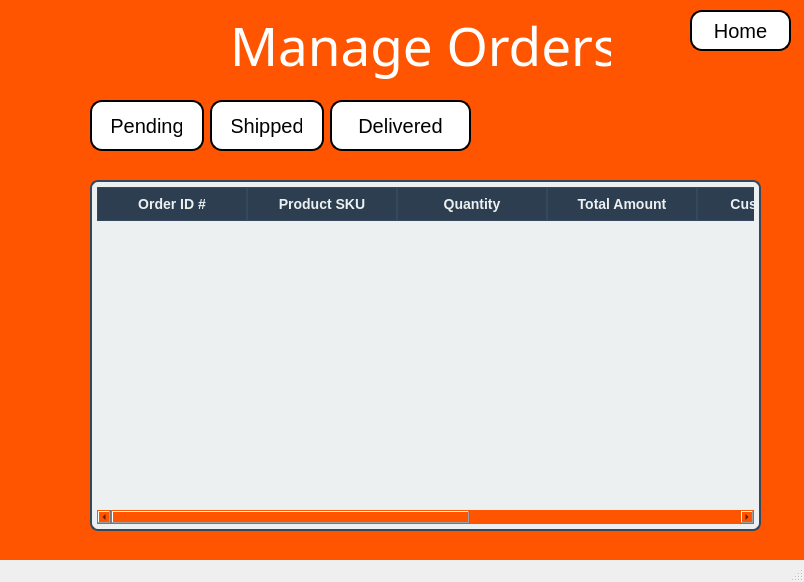
<?xml version="1.0" encoding="UTF-8"?>
<ui version="4.0">
 <class>MainWindow</class>
 <widget class="QMainWindow" name="MainWindow">
  <property name="geometry">
   <rect>
    <x>0</x>
    <y>0</y>
    <width>804</width>
    <height>582</height>
   </rect>
  </property>
  <property name="font">
   <font>
    <pointsize>10</pointsize>
   </font>
  </property>
  <property name="windowTitle">
   <string>Seller Centre</string>
  </property>
  <widget class="QWidget" name="centralwidget">
   <property name="styleSheet">
    <string notr="true">QWidget
{
	background:rgb(255, 85, 0)
}</string>
   </property>
   <widget class="QLabel" name="label">
    <property name="geometry">
     <rect>
      <x>230</x>
      <y>10</y>
      <width>381</width>
      <height>71</height>
     </rect>
    </property>
    <property name="font">
     <font>
      <family>Yu Gothic UI Semibold</family>
      <pointsize>40</pointsize>
      <weight>7</weight>
      <italic>false</italic>
      <bold>false</bold>
     </font>
    </property>
    <property name="styleSheet">
     <string notr="true">QLabel
{
	color: white;
	font: 63 40pt &quot;Yu Gothic UI Semibold&quot;;
}</string>
    </property>
    <property name="text">
     <string>Manage Orders</string>
    </property>
   </widget>
   <widget class="QPushButton" name="pendingButton">
    <property name="geometry">
     <rect>
      <x>90</x>
      <y>100</y>
      <width>114</width>
      <height>51</height>
     </rect>
    </property>
    <property name="styleSheet">
     <string notr="true">QPushButton
{
	background-color: white;       /* Blue background */
    color: black;                    /* White text */
    border: 2px solid rgb(0, 0, 0);       /* Darker blue border */
    border-radius: 12px;             /* Rounded corners */
    font-size: 20px;                 /* Larger font */
    padding: 10px 20px;              /* Add some padding */
    min-width: 70px; 
}</string>
    </property>
    <property name="text">
     <string>Pending</string>
    </property>
   </widget>
   <widget class="QPushButton" name="shippedButton">
    <property name="geometry">
     <rect>
      <x>210</x>
      <y>100</y>
      <width>114</width>
      <height>51</height>
     </rect>
    </property>
    <property name="styleSheet">
     <string notr="true">QPushButton
{
	background-color: white;       /* Blue background */
    color: black;                    /* White text */
    border: 2px solid rgb(0, 0, 0);       /* Darker blue border */
    border-radius: 12px;             /* Rounded corners */
    font-size: 20px;                 /* Larger font */
    padding: 10px 20px;              /* Add some padding */
    min-width: 70px; 
}</string>
    </property>
    <property name="text">
     <string>Shipped</string>
    </property>
   </widget>
   <widget class="QPushButton" name="deliveredButton">
    <property name="geometry">
     <rect>
      <x>330</x>
      <y>100</y>
      <width>141</width>
      <height>51</height>
     </rect>
    </property>
    <property name="styleSheet">
     <string notr="true">QPushButton
{
	background-color: white;       /* Blue background */
    color: black;                    /* White text */
    border: 2px solid rgb(0, 0, 0);       /* Darker blue border */
    border-radius: 12px;             /* Rounded corners */
    font-size: 20px;                 /* Larger font */
    padding: 10px 20px;              /* Add some padding */
    min-width: 70px; 
}</string>
    </property>
    <property name="text">
     <string>Delivered</string>
    </property>
   </widget>
   <widget class="QTableWidget" name="ordersTable">
    <property name="geometry">
     <rect>
      <x>90</x>
      <y>180</y>
      <width>671</width>
      <height>351</height>
     </rect>
    </property>
    <property name="minimumSize">
     <size>
      <width>671</width>
      <height>0</height>
     </size>
    </property>
    <property name="maximumSize">
     <size>
      <width>671</width>
      <height>16777215</height>
     </size>
    </property>
    <property name="styleSheet">
     <string notr="true">QTableWidget {
    border: 2px solid #34495e;       /* Border around the table */
    border-radius: 8px;              /* Rounded corners */
    background-color: #ecf0f1;       /* Table background color */
    gridline-color: #bdc3c7;         /* Color of grid lines */
    font-size: 14px;                 /* Font size for table cells */
    color: #2c3e50;                  /* Font color */
    padding: 5px;                    /* Padding around content */
}

QHeaderView::section {
    background-color: #2c3e50;       /* Header background color */
    color: #ecf0f1;                  /* Header font color */
    padding: 6px;                    /* Padding for header text */
    font-size: 14px;                 /* Font size for header */
    font-weight: bold;               /* Bold header text */
    border: 1px solid #34495e;       /* Border for header cells */
}

QTableWidget::item {
    background-color: #ffffff;       /* Background for table cells */
    border: none;                    /* No border around cells */
}

QTableWidget::item:hover {
    background-color: #dfe6e9;       /* Highlight row on hover */
    color: #2c3e50;                  /* Font color on hover */
}

QTableWidget::item:selected {
    background-color: #3498db;       /* Selected row background */
    color: #ffffff;                  /* Selected row font color */
}

/* Vertical Scrollbar */
QScrollBar:vertical {
    border: none;                    /* No border for scrollbar */
    background: #bdc3c7;             /* Scrollbar background */
    width: 12px;                     /* Scrollbar width */
    margin: 15px 0px 15px 0px;       /* Margins around scrollbar */
}

QScrollBar::handle:vertical {
    background: #2c3e50;             /* Scrollbar handle color */
    min-height: 20px;                /* Minimum handle height */
    border-radius: 6px;              /* Rounded scrollbar handle */
}

QScrollBar::add-line:vertical,
QScrollBar::sub-line:vertical {
    height: 0px;                     /* Remove scroll buttons */
}

/* Horizontal Scrollbar */
QScrollBar:horizontal {
    border: none;                    /* No border for scrollbar */
    background: #bdc3c7;             /* Scrollbar background */
    height: 12px;                    /* Scrollbar height */
    margin: 0px 15px 0px 15px;       /* Margins around scrollbar */
}

QScrollBar::handle:horizontal {
    background: #2c3e50;             /* Scrollbar handle color */
    min-width: 20px;                 /* Minimum handle width */
    border-radius: 6px;              /* Rounded scrollbar handle */
}

QScrollBar::add-line:horizontal,
QScrollBar::sub-line:horizontal {
    width: 0px;                      /* Remove scroll buttons */
}
</string>
    </property>
    <attribute name="horizontalHeaderDefaultSectionSize">
     <number>150</number>
    </attribute>
    <column>
     <property name="text">
      <string>Order ID #</string>
     </property>
    </column>
    <column>
     <property name="text">
      <string>Product SKU</string>
     </property>
    </column>
    <column>
     <property name="text">
      <string>Quantity</string>
     </property>
    </column>
    <column>
     <property name="text">
      <string>Total Amount</string>
     </property>
    </column>
    <column>
     <property name="text">
      <string>Customer ID</string>
     </property>
    </column>
    <column>
     <property name="text">
      <string>Customer Name</string>
     </property>
    </column>
    <column>
     <property name="text">
      <string>Order Date</string>
     </property>
    </column>
   </widget>
   <widget class="QPushButton" name="homeButton">
    <property name="geometry">
     <rect>
      <x>690</x>
      <y>10</y>
      <width>101</width>
      <height>41</height>
     </rect>
    </property>
    <property name="styleSheet">
     <string notr="true">QPushButton
{
	background-color: white;       /* Blue background */
    color: black;                    /* White text */
    border: 2px solid rgb(0, 0, 0);       /* Darker blue border */
    border-radius: 12px;             /* Rounded corners */
    font-size: 20px;                 /* Larger font */
    padding: 10px 20px;              /* Add some padding */
    min-width: 50px; 
}</string>
    </property>
    <property name="text">
     <string>Home</string>
    </property>
   </widget>
  </widget>
  <widget class="QStatusBar" name="statusbar"/>
 </widget>
 <resources/>
 <connections/>
</ui>
